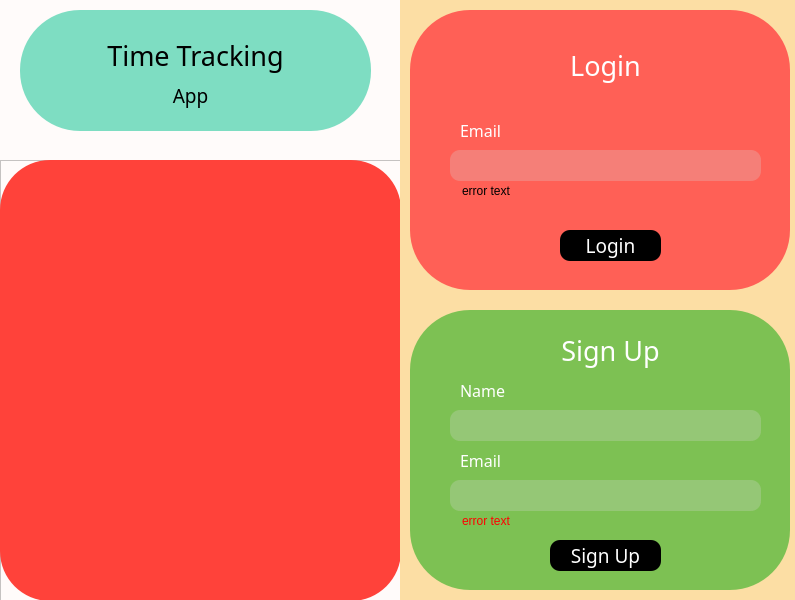
<?xml version="1.0" encoding="UTF-8"?>
<ui version="4.0">
 <class>loginUI</class>
 <widget class="QWidget" name="loginUI">
  <property name="geometry">
   <rect>
    <x>0</x>
    <y>0</y>
    <width>795</width>
    <height>600</height>
   </rect>
  </property>
  <property name="windowTitle">
   <string>Widget</string>
  </property>
  <property name="styleSheet">
   <string notr="true">background-color: rgb(133, 92, 119);</string>
  </property>
  <widget class="QWidget" name="leftSide" native="true">
   <property name="geometry">
    <rect>
     <x>0</x>
     <y>0</y>
     <width>400</width>
     <height>600</height>
    </rect>
   </property>
   <property name="styleSheet">
    <string notr="true">background-color: rgb(255, 251, 250);
border-right-color: rgb(27, 0, 21);
</string>
   </property>
   <widget class="QFrame" name="imageFrame">
    <property name="geometry">
     <rect>
      <x>0</x>
      <y>160</y>
      <width>401</width>
      <height>441</height>
     </rect>
    </property>
    <property name="frameShape">
     <enum>QFrame::StyledPanel</enum>
    </property>
    <property name="frameShadow">
     <enum>QFrame::Raised</enum>
    </property>
    <widget class="QLabel" name="image">
     <property name="geometry">
      <rect>
       <x>0</x>
       <y>0</y>
       <width>401</width>
       <height>441</height>
      </rect>
     </property>
     <property name="styleSheet">
      <string notr="true">border-radius:50px;
background-color: rgb(255, 66, 58);</string>
     </property>
     <property name="text">
      <string/>
     </property>
     <property name="pixmap">
      <pixmap>images/mainPage.png</pixmap>
     </property>
    </widget>
   </widget>
   <widget class="QWidget" name="titleWidget" native="true">
    <property name="enabled">
     <bool>true</bool>
    </property>
    <property name="geometry">
     <rect>
      <x>20</x>
      <y>10</y>
      <width>351</width>
      <height>121</height>
     </rect>
    </property>
    <property name="styleSheet">
     <string notr="true">background-color: rgb(126, 221, 194);
color:rgb(0,0,0);
border-radius:60px;
</string>
    </property>
    <widget class="QLabel" name="timeTrackingText">
     <property name="geometry">
      <rect>
       <x>70</x>
       <y>20</y>
       <width>211</width>
       <height>51</height>
      </rect>
     </property>
     <property name="font">
      <font>
       <family>Chalkboard</family>
       <pointsize>20</pointsize>
       <underline>false</underline>
      </font>
     </property>
     <property name="layoutDirection">
      <enum>Qt::LeftToRight</enum>
     </property>
     <property name="text">
      <string>Time Tracking</string>
     </property>
     <property name="alignment">
      <set>Qt::AlignCenter</set>
     </property>
    </widget>
    <widget class="QLabel" name="appText">
     <property name="geometry">
      <rect>
       <x>120</x>
       <y>70</y>
       <width>101</width>
       <height>31</height>
      </rect>
     </property>
     <property name="font">
      <font>
       <family>Chalkboard</family>
       <pointsize>14</pointsize>
       <underline>false</underline>
      </font>
     </property>
     <property name="layoutDirection">
      <enum>Qt::LeftToRight</enum>
     </property>
     <property name="text">
      <string>App</string>
     </property>
     <property name="alignment">
      <set>Qt::AlignCenter</set>
     </property>
    </widget>
   </widget>
  </widget>
  <widget class="QWidget" name="rightSide" native="true">
   <property name="geometry">
    <rect>
     <x>400</x>
     <y>0</y>
     <width>400</width>
     <height>600</height>
    </rect>
   </property>
   <property name="styleSheet">
    <string notr="true">background-color:rgb(252, 222, 164);</string>
   </property>
   <widget class="QWidget" name="signUpWidget" native="true">
    <property name="enabled">
     <bool>true</bool>
    </property>
    <property name="geometry">
     <rect>
      <x>10</x>
      <y>310</y>
      <width>380</width>
      <height>280</height>
     </rect>
    </property>
    <property name="styleSheet">
     <string notr="true">background-color:rgb(125, 193, 83);
color:rgb(255,255,255);
border-radius:60px;
</string>
    </property>
    <widget class="QPushButton" name="signUpButton">
     <property name="geometry">
      <rect>
       <x>140</x>
       <y>230</y>
       <width>111</width>
       <height>31</height>
      </rect>
     </property>
     <property name="font">
      <font>
       <family>Chalkboard</family>
       <pointsize>14</pointsize>
      </font>
     </property>
     <property name="styleSheet">
      <string notr="true">background-color:rgb(0, 0, 0);
border-radius:10px;
color:rgb(255, 255, 255);</string>
     </property>
     <property name="text">
      <string>Sign Up</string>
     </property>
    </widget>
    <widget class="QLineEdit" name="emailInputSignUp">
     <property name="geometry">
      <rect>
       <x>40</x>
       <y>170</y>
       <width>311</width>
       <height>31</height>
      </rect>
     </property>
     <property name="styleSheet">
      <string notr="true">background-color: rgba(217, 217, 217, 66);
border-radius:10px;
</string>
     </property>
     <property name="text">
      <string/>
     </property>
    </widget>
    <widget class="QLabel" name="emailTextLabel">
     <property name="geometry">
      <rect>
       <x>50</x>
       <y>140</y>
       <width>51</width>
       <height>21</height>
      </rect>
     </property>
     <property name="font">
      <font>
       <family>Chalkboard</family>
       <pointsize>12</pointsize>
       <underline>false</underline>
      </font>
     </property>
     <property name="layoutDirection">
      <enum>Qt::LeftToRight</enum>
     </property>
     <property name="text">
      <string>Email</string>
     </property>
    </widget>
    <widget class="QLabel" name="signUpTextLAbel">
     <property name="geometry">
      <rect>
       <x>120</x>
       <y>10</y>
       <width>161</width>
       <height>61</height>
      </rect>
     </property>
     <property name="font">
      <font>
       <family>Chalkboard</family>
       <pointsize>20</pointsize>
       <underline>false</underline>
      </font>
     </property>
     <property name="layoutDirection">
      <enum>Qt::LeftToRight</enum>
     </property>
     <property name="text">
      <string>Sign Up</string>
     </property>
     <property name="alignment">
      <set>Qt::AlignCenter</set>
     </property>
    </widget>
    <widget class="QLineEdit" name="errorTextSignUp">
     <property name="geometry">
      <rect>
       <x>50</x>
       <y>200</y>
       <width>301</width>
       <height>21</height>
      </rect>
     </property>
     <property name="styleSheet">
      <string notr="true">background-color: rgba(255, 255, 255, 0);
color:red;</string>
     </property>
     <property name="text">
      <string>error text</string>
     </property>
    </widget>
    <widget class="QLabel" name="nameTextLabel">
     <property name="geometry">
      <rect>
       <x>50</x>
       <y>70</y>
       <width>51</width>
       <height>21</height>
      </rect>
     </property>
     <property name="font">
      <font>
       <family>Chalkboard</family>
       <pointsize>12</pointsize>
       <underline>false</underline>
      </font>
     </property>
     <property name="layoutDirection">
      <enum>Qt::LeftToRight</enum>
     </property>
     <property name="text">
      <string>Name</string>
     </property>
    </widget>
    <widget class="QLineEdit" name="nameInputSignUp">
     <property name="geometry">
      <rect>
       <x>40</x>
       <y>100</y>
       <width>311</width>
       <height>31</height>
      </rect>
     </property>
     <property name="styleSheet">
      <string notr="true">background-color: rgba(217, 217, 217, 66);
border-radius:10px;
</string>
     </property>
     <property name="text">
      <string/>
     </property>
    </widget>
   </widget>
   <widget class="QWidget" name="loginWidget" native="true">
    <property name="enabled">
     <bool>true</bool>
    </property>
    <property name="geometry">
     <rect>
      <x>10</x>
      <y>10</y>
      <width>380</width>
      <height>280</height>
     </rect>
    </property>
    <property name="styleSheet">
     <string notr="true">background-color:rgb(255, 96, 86);
color:rgb(255,255,255);
border-radius:60px;
</string>
    </property>
    <widget class="QPushButton" name="loginButton">
     <property name="geometry">
      <rect>
       <x>150</x>
       <y>220</y>
       <width>101</width>
       <height>31</height>
      </rect>
     </property>
     <property name="font">
      <font>
       <family>Chalkboard</family>
       <pointsize>14</pointsize>
      </font>
     </property>
     <property name="styleSheet">
      <string notr="true">background-color:rgb(0, 0, 0);
border-radius:10px;
color:rgb(255, 255, 255);</string>
     </property>
     <property name="text">
      <string>Login</string>
     </property>
    </widget>
    <widget class="QLineEdit" name="emailInputLogin">
     <property name="geometry">
      <rect>
       <x>40</x>
       <y>140</y>
       <width>311</width>
       <height>31</height>
      </rect>
     </property>
     <property name="styleSheet">
      <string notr="true">background-color: rgba(217, 217, 217, 66);
border-radius:10px;
</string>
     </property>
     <property name="text">
      <string/>
     </property>
    </widget>
    <widget class="QLabel" name="emailLabel">
     <property name="geometry">
      <rect>
       <x>50</x>
       <y>110</y>
       <width>51</width>
       <height>21</height>
      </rect>
     </property>
     <property name="font">
      <font>
       <family>Chalkboard</family>
       <pointsize>12</pointsize>
       <underline>false</underline>
      </font>
     </property>
     <property name="layoutDirection">
      <enum>Qt::LeftToRight</enum>
     </property>
     <property name="text">
      <string>Email</string>
     </property>
    </widget>
    <widget class="QLabel" name="loginText">
     <property name="geometry">
      <rect>
       <x>140</x>
       <y>30</y>
       <width>111</width>
       <height>51</height>
      </rect>
     </property>
     <property name="font">
      <font>
       <family>Chalkboard</family>
       <pointsize>20</pointsize>
       <underline>false</underline>
      </font>
     </property>
     <property name="layoutDirection">
      <enum>Qt::LeftToRight</enum>
     </property>
     <property name="text">
      <string>Login</string>
     </property>
     <property name="alignment">
      <set>Qt::AlignCenter</set>
     </property>
    </widget>
    <widget class="QLineEdit" name="errorTextLogin">
     <property name="geometry">
      <rect>
       <x>50</x>
       <y>170</y>
       <width>301</width>
       <height>21</height>
      </rect>
     </property>
     <property name="styleSheet">
      <string notr="true">background-color: rgba(255, 255, 255, 0);
color:black;</string>
     </property>
     <property name="text">
      <string>error text</string>
     </property>
    </widget>
   </widget>
  </widget>
 </widget>
 <resources/>
 <connections/>
</ui>
